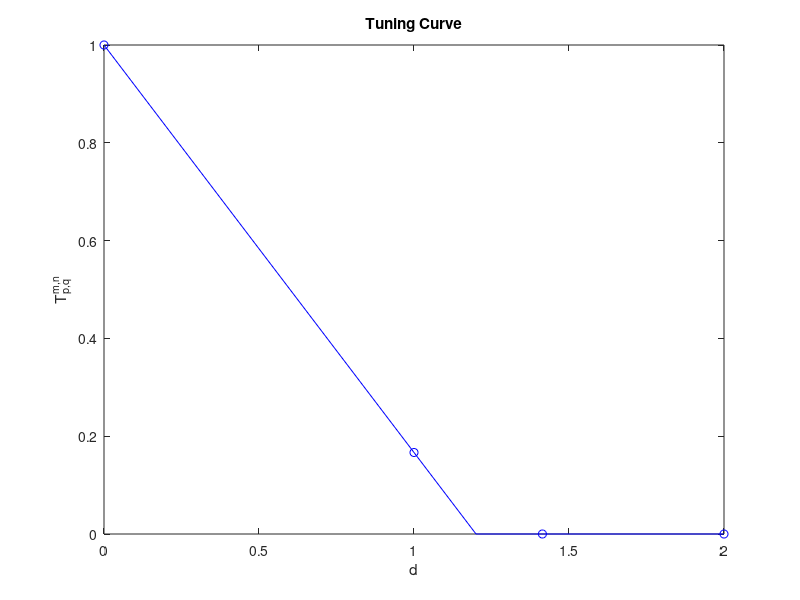

This figure's MATLAB source: (Note: a time limit stopped this script after it produced the figure.)
%%  Model Initialization

plot_TC = 1; % Plots the shape of a typical tuning curve
plot_init = 1; % Plots the equilibria of E, x and z

Cond{1} = 'Low';
Cond{2} = 'High';
Cond{3} = 'Equal';
Cond{4} = 'Many Standard';
Cond{5} = 'Deviant Alone 1';
Cond{6} = 'Deviant Alone 2';

Cond_Code{1} = 'L';
Cond_Code{2} = 'H';
Cond_Code{3} = 'E';
Cond_Code{4} = 'MS';
Cond_Code{5} = 'DA1';
Cond_Code{6} = 'DA2';

PW= [3,2];
AW1 = [4,2];
AW2 = [4,1];
AW3 = [4,3];

%% Parameters of the Model:
%% ---- L4 ---- :
M = 5; % Number of rows
N = 4; % Number of columns

% Time constants:
tau_h = 0.001;
tau_rec = 0.200; 
% tau_rec = par; % recovery time constant of intracortical synapses (in seconds) %0.700
tau_rec_s = 0.800; % recovery time constant of sensory input (thalamocortical) synapses (in seconds)

U = 0.5; % Portion of available fraction of resources that is utilized in response to an action potential 0.5
% U = par;
U_s = 0.7; % Same as U, only for the thalamo-cotical synapses that convey the sensory input

% Connection strengths:
J = 2.5; % self-connection %2.5
J_1 = 0.1045 % Connections from vertical and horizontal neighboring barrels %0.1 0.092
% J_1 = par;
J_2 = 0.0; % Connections from diagonal neighboring barrels %0 

%Gain function:
Gain_thres = 3; % Threshold of gain 
% Gain_thres = par;
Gain_slope = 1; % Slope of gain 
Gain_max = 1000;

%% ---- L6 ---- :
% Time constants:
tau_h_L6 = 0.001;
tau_rec_L6 = 0.700; 
U_L6 = 0.55; % Portion of available fraction of resources that is utilized in response to an action potential 0.5

% Connection strengths:
J_L6 = 2.3; % self-connection %2.1 2.4
J_1_L6 = 0.02 % Connections from vertical and horizontal neighboring barrels %0.01 0.075
J_2_L6 = 0.00; % Connections from diagonal neighboring barrels %0.003 

%Gain function:
Gain_thres_L6 = 2; % Threshold of gain 
Gain_slope_L6 = 1; % Slope of gain 
Gain_max_L6 = 1000;

%% ----- Thalamus ----- :
% Time constants:
tau_h_Th = 0.001; 

%Gain function:
Gain_thres_Th = 3; % Threshold of gain 
Gain_slope_Th = 1; % Slope of gain 
Gain_max_Th = 1000;

%% -----  Cortico-thalamo-cortical Loop ----- :
w_L426 = 0.06; % L4 to L6 connection weight 0.06
w_L6Th = 0.15; % L6 to thalamus weight
tau_ThL4 = 0.100; % Latency of thalamus to L4 transmission

%% Stimulus Parameters
t_eq = 20; % The time given to reach equilibrium (in seconds). It is important to allow enough time, otherwise the response to the first stimulus will be distorted. %5
dt = 0.0001; % Time-step (in seconds)
num_steps_eq = floor(t_eq/dt); % Total number of steps to reach the equilibrium
post_stim = 0.100; % This is defined here so the simulations keeps runnng for 2*post_stim after the last stimulus offset

duration = 0.010; % Total duration of each stimulus (offset to onset) (in seconds) 0.050 0.010
ramp_dur = 0.001; % durations of the ramps at the beginning and end of each stimulus (in seconds) 0.005 0.002

%% Turning Curve of Sensory Input
lambda = 1.2 % lambda < 2 %1.2 1.16
% lambda = par;
r = [0 1 sqrt(2) 2]; % Distance between two barrels; 0 1 sqrt(2) 2 sqrt(5) sqrt(8) 3 ...
curve_type = 'linear'; % Type of the tuning curve

switch curve_type
    case 'exponential' 
        s_f = exp(-r/lambda);
    case 'linear' % This type is triangular
        s_f = -(1/lambda)*(r-lambda);
        s_f(s_f < 0) = 0;
    case 'Gaussian' 
        p1 = -0.5*(r/lambda).^2;
        p2 = sqrt(2*pi)*lambda;
        s_f = exp(p1)/p2;
end

%% Plotting the Tuning Curve 
if plot_TC 
    f = figure('Visible','off');
    plot([0 lambda], [1 0], '-b');
    hold on;
    plot([lambda 2], [0 0], '-b');
    plot(r, s_f, 'bo');
    title('Tuning Curve');
    xlabel('d');
    ylabel('T_{p,q}^{m,n}');
    xlim([0 2]);
    saveas(f,'Figure/tuning_curve.pdf');
end

%% Initializing Variables:
%% ---- L4 ---- :
E = zeros(M,N); % Acitivity(firing rate) of all barrels (in Hz) 
h = E; % Sypnatic inputs of all barrels
x = zeros(M,N); % Mean fractions of resources available for synaptic transmission in all barrels
z = 1; % Only one synapse is needed here; zeros(P,NE,M_aug); % Same as x, only for the thalamo-cortical synapses

H = zeros(M,N); % Sum of synaptic inputs

E_act = zeros(M,N,floor(t_eq/dt)); % Activity of all barrelds during the time allowed for reaching equilibrium
x_act = zeros(M,N,floor(t_eq/dt));
z_act = zeros(1,floor(t_eq/dt));

EUx = zeros(M,N);
EUx_1 = EUx;
EUx_2 = EUx;

%% ---- L6 ---- :
E_L6= zeros(M,N); % Acitivity(firing rate) of all barrels (in Hz) 
h_L6 = E_L6; % Sypnatic inputs of all barrels
x_L6 = zeros(M,N); % Mean fractions of resources available for synaptic transmission in all barrels
H_L6 = zeros(M,N); % Sum of synaptic inputs

E_act_L6 = zeros(M,N,floor(t_eq/dt)); % Activity of all barrelds during the time allowed for reaching equilibrium
x_act_L6 = zeros(M,N,floor(t_eq/dt));

EUx_L6 = zeros(M,N);
EUx_1_L6 = EUx_L6;
EUx_2_L6 = EUx_L6;

%% ----- Thalamus ----- :
E_Th= zeros(M,N); % Acitivity(firing rate) of all barreloids (in Hz) 
h_Th = E_Th; % Sypnatic inputs of all barrels
E_act_Th = zeros(M,N,floor(t_eq/dt)); % Activity of all barrelds during the time allowed for reaching equilibrium

%% The Dynamic Loop: Initial run to obtain steady-state and find initial values
% The network is allowed to reach a steady-state with no sensory input. 
for i = 1:floor(t_eq/dt)
    %% ---- L4 ---- :
    % Total synaptic inputs each L4 barrel receives from itself, 4 vertical and horizontal neighbors and 4 diagonal neighbors
    EUx = E*U.*x;
    Temp1 = zeros(M, N);
    Temp1(:, 2:N) = EUx(:, 1:N-1); % Input from left barrel
    Temp2 = zeros(M, N);
    Temp2(:, 1:N-1) = EUx(:, 2:N); % Input from right barrel
    Temp3 = zeros(M, N);
    Temp3(2:M, :) = EUx(1:M-1, :); % Input from top barrel
    Temp4 = zeros(M, N);
    Temp4(1:M-1, :) = EUx(2:M, :); % Input from bottom barrel
    EUx_1 = Temp1 + Temp2 + Temp3 + Temp4; % Input from vertical and horizontal neighboring barrels
    Temp1 = zeros(M, N);
    Temp1(2:M, 2:N) = EUx(1:M-1, 1:N-1); % Input from left-top barrel
    Temp2 = zeros(M, N);
    Temp2(2:M, 1:N-1) = EUx(1:M-1, 2:N); % Input from right-top barrel
    Temp3 = zeros(M, N);
    Temp3(1:M-1, 2:N) = EUx(2:M, 1:N-1); % Input from left-bottom barrel
    Temp4 = zeros(M, N);
    Temp4(1:M-1, 1:N-1) = EUx(2:M, 2:N); % Input from right-bottom barrel
    EUx_2 = Temp1 + Temp2 + Temp3 + Temp4; % Input from diagonal neighboring barrels
    H = J*EUx + J_1*EUx_1 + J_2*EUx_2; % The total synaptic input each L4 barrel receives
    
    % Adding thalamus-to-L4 latency:
    if i-floor(tau_ThL4/dt) > 0
        H = H + E_act_L6(:, :, i-floor(tau_ThL4/dt))*U_s*z; % One-to-one
    end
    
    % The dynamics of synaptic input:
    h = h + (dt/tau_h)*(-h + H);
    
    % Implementing the non-linearity:
    E = h;  
    E = E - Gain_thres; 
    E = E * Gain_slope;
    E(E <  0) = 0;   
    E(E >  Gain_max) = Gain_max;   

   % The variables' dynamics:
    x = x + dt*((1 - x)./tau_rec - U.*E.*x);         
    z = z + dt*((1 - z)./tau_rec_s);

    % Tracking the activities of all barrels
    E_act(:,:,i) = E; 
    x_act(:,:,i) = x; 
    z_act(i) = z;
    
    %% ---- L6 ---- :
    % Total synaptic inputs each L6 infrabarrel receives from itself, 4 vertical and horizontal neighbors, 4 diagonal neighbors as well as intra-column L4 barrel
    EUx_L6 = E_L6*U_L6.*x_L6;
    Temp1 = zeros(M, N);
    Temp1(:, 2:N) = EUx_L6(:, 1:N-1); % Input from left barrel
    Temp2 = zeros(M, N);
    Temp2(:, 1:N-1) = EUx_L6(:, 2:N); % Input from right barrel
    Temp3 = zeros(M, N);
    Temp3(2:M, :) = EUx_L6(1:M-1, :); % Input from top barrel
    Temp4 = zeros(M, N);
    Temp4(1:M-1, :) = EUx_L6(2:M, :); % Input from bottom barrel
    EUx_1_L6 = Temp1 + Temp2 + Temp3 + Temp4; % Input from vertical and horizontal neighboring barrels
    Temp1 = zeros(M, N);
    Temp1(2:M, 2:N) = EUx_L6(1:M-1, 1:N-1); % Input from left-top barrel
    Temp2 = zeros(M, N);
    Temp2(2:M, 1:N-1) = EUx_L6(1:M-1, 2:N); % Input from right-top barrel
    Temp3 = zeros(M, N);
    Temp3(1:M-1, 2:N) = EUx_L6(2:M, 1:N-1); % Input from left-bottom barrel
    Temp4 = zeros(M, N);
    Temp4(1:M-1, 1:N-1) = EUx_L6(2:M, 2:N); % Input from right-bottom barrel
    EUx_2_L6 = Temp1 + Temp2 + Temp3 + Temp4; % Input from diagonal neighboring barrels
    H_L6 = J_L6*EUx_L6 + J_1_L6*EUx_1_L6 + J_2_L6*EUx_2_L6 + w_L426*E; % The total synaptic input each L6 infrabarrel receives
    
    % The dynamics of synaptic input:
    h_L6 = h_L6 + (dt/tau_h_L6)*(-h_L6 + H_L6);
    
    % Implementing the non-linearity:
    E_L6 = h_L6;  
    E_L6 = E_L6 - Gain_thres_L6; 
    E_L6 = E_L6 * Gain_slope_L6;
    E_L6(E_L6 <  0) = 0;   
    E_L6(E_L6 >  Gain_max_L6) = Gain_max_L6;   

    % The variables' dynamics:
    x_L6 = x_L6 + dt*((1 - x_L6)./tau_rec_L6 - U_L6.*E_L6.*x_L6);         

    % Tracking the activities of all barrels
    E_act_L6(:,:,i) = E_L6; 
    x_act_L6(:,:,i) = x_L6;
   
    %% ----- Thalamus ----- :
    % The dynamics of synaptic input:
    h_Th = h_Th + (dt/tau_h_Th)*(-h_Th + w_L6Th*E_L6);
    
    % Implementing the non-linearity:
    E_Th = h_Th;  
    E_Th = E_Th - Gain_thres_Th; 
    E_Th = E_Th * Gain_slope_Th;
    E_Th(E_Th <  0) = 0;   
    E_Th(E_Th >  Gain_max_Th) = Gain_max_Th;   

    % Tracking the activities of all barrels
    E_act_Th(:,:,i) = E_Th; 
    
end

%% Recording Equilibrium Conditions:
%L4 
E_eq = E; 
h_eq = h;
x_eq = x; 
z_eq = z; 

%L6
E_eq_L6 = E_L6; 
h_eq_L6 = h_L6;
x_eq_L6 = x_L6;  

%Thalamus
E_eq_Th = E_Th; 
h_eq_Th = h_Th;

%% Plot Equilibrium:
if plot_init 
    figure
%     f = figure('Visible','off');
    plot(dt:dt:t_eq, reshape(E_act(ceil(M/2),ceil(N/2),:), [1, floor(t_eq/dt)]), 'b'); % Firing rate of L4 and L6 of barrel (3,2) as well as its corresponding barreloid
    hold on
    plot(dt:dt:t_eq, reshape(E_act_L6(ceil(M/2),ceil(N/2),:), [1, floor(t_eq/dt)]), 'r');
    plot(dt:dt:t_eq, reshape(E_act_Th(ceil(M/2),ceil(N/2),:), [1, floor(t_eq/dt)]), 'g');
    title('Mean Firing Rate of barrel (3,2) during Initial Run');
    xlabel('time(s)');
    ylabel('Spikes/s');
    legend('L4','L6','Th');
%     saveas(f,'Figure/init_firing.pdf');

    figure
%     f=figure('Visible','off');
    plot(dt:dt:t_eq, reshape(x_act(ceil(M/2),ceil(N/2),:), [1,floor(t_eq/dt)]), 'b'); % Resources of L4 and L6 of barrel (3,2) 
    hold on
    plot(dt:dt:t_eq, reshape(x_act_L6(ceil(M/2),ceil(N/2),:), [1, floor(t_eq/dt)]), 'r');
    title('Mean Resources of barrel (3,2) during Initial Run');
    xlabel('time(s)');
    legend('L4','L6');
%     saveas(f,'Figure/init_resource.pdf');

    figure
%     f = figure('Visible','off');
    plot(dt:dt:t_eq, z_act(:)); % Thalamocortical resource, 1 at equilibrium
    title('ThC Resources during Initial Run');
    xlabel('time(s)');
%     saveas(f,'Figure/init_ThCresource.pdf');
    
end

%% Saving
% E_act = [];% just to save memory
% x_act = [];
% z_act = [];
% E_act_L6 = [];
% x_act_L6 = [];
save(['Simulation Results/run_par' num2str(par) '_initialization.mat']);
disp('Initialization done');
